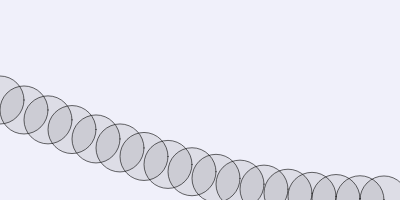
Frame 1 (no input)
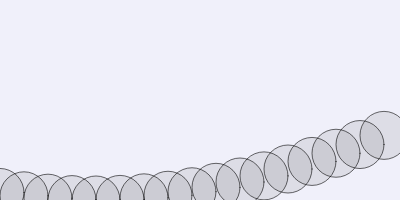
Frame 60 (no input)
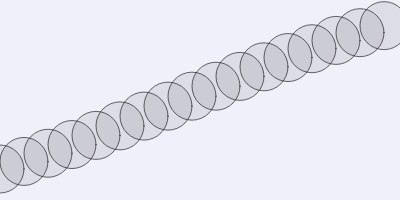
Frame 120 (the mouse pressed at the canvas centre since frame 60)

The p5.js sketch that drew these frames (run headless with seeded random() and noise() and a simulated clock; from frame 60 on, the mouse is pressed at the canvas centre):

// p5.js sketch
// ── sketch.js
/// <reference path="../../p5.global-mode.d.ts" />
let startAngle = 0;
let aVelocity = 0.1;
function setup() {
    createCanvas(400, 200);
}
function draw() {
    background(240,240,250);

    let angle = startAngle;
    for (let x = 0; x <= width; x +=24) {
        let y = map(sin(angle), -1, 1, 0, height);
        fill(0, 20);
        stroke(0, 150);
        ellipse(x, y, 48, 48);
        angle += aVelocity;
    }

    startAngle +=0.02;
}
